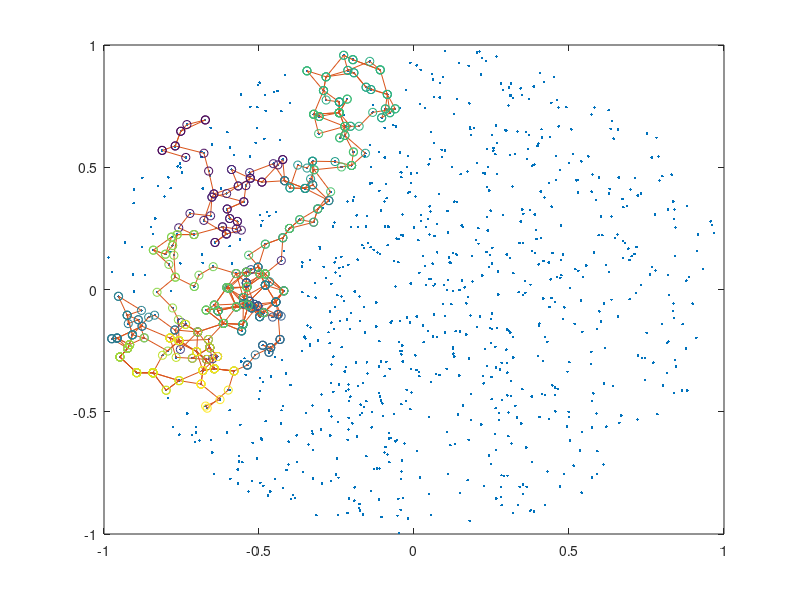

Here is the MATLAB script that generated this plot:
clear all;

% Rat foraging in a 1D box simulatio

%1. Define the circular arena with vectors that are <= norm 1

m = 1000;           % number of attempted points
z = 1000;           % max size of coords array
coords = randn(z,2);% array of x & y coords


% 2.1 Generate random vectors in this 2d space and put in the array if
% they fall within the circle of rad 1 centered around the origin

for i = 1:m
    
      xi = randn(1,1); 
      yi = randn(1,1); 
      
      % condition to make sure that the points are within the bounds
      while sqrt(xi*xi + yi*yi) > 1
          xi = randn(1,1); 
          yi = randn(1,1); 
      end
      
      pt = [xi, yi];  
      coords(i,:) = pt;
   
end


% 2.2 Create a sequence of points to follow while respecting the conditions set

n = 500;
sequence = randn(n,2);

% choose a random vector to start from 

rindex = randi(m);      % random index
ab = coords(rindex,:);  % random pt 
sequence(1,:) = ab;
used_pts = zeros(m, 1); % keeping track of used points
used_pts(rindex,:) = 1; % update tracker to reflect that 1st pt has been used
u = 1;                  % keeps track of index that's been used in the coords array : usedindex
s = 0.1;                % Initialize s parameter


% get subsequent points
for i = 1:n

    st = rand*s;
    currpt = sequence(i,:);

    % updated version of coords without the used indices
    coords_unused = coords(used_pts ~= 1,:);

    % finding dist between current point and all others that haven't been used in the array of points
    dist = sqrt(sum((coords_unused - currpt).^2,2));

    % Sorted version of the value array (the diff between st and dist)
    % with the indices also rearranged
    value = abs(st - dist);
    [val2, ind] = sort(value);
   
   
    l = length(ind); %% added by Manuel
   
    % iterating thru sorted version of value
   for j = 1:l 
     
       %condition that makes sure we move forward  while accounting for first point case
       if i>1
            cond1 = sum((coords_unused(ind(j),:) - currpt).^2) < sum((coords_unused(ind(j),:) - sequence(i-1,:)).^2);
       else
            cond1 = true;
       end

       flag = cond1;
         
           
  % once flag == true, then we?ve found our desired next point
       if flag
           dpt = coords_unused(ind(j),:);  % desired point
           break;                   % then break from the for loop here, right? i.e once we've found
                                    % our desired pt
       end
   end

if j == l
    dpt = coords_unused(ind(1),:);
end
   
sequence(i+1,:) = dpt;
% actual_idx = find(dpt==coords);
actual_idx = find ( sum( ( coords - dpt).^2 ) == 0);
used_pts(actual_idx,:) = 1;

disp(i)

end


figure(1)
plot(coords(:,1),coords(:,2),'.')
hold on;
plot(sequence(:,1), sequence(:,2), '-')
color = linspace(1,10,length(sequence));
scatter(sequence(:,1), sequence(:,2), [], color, 'o')


